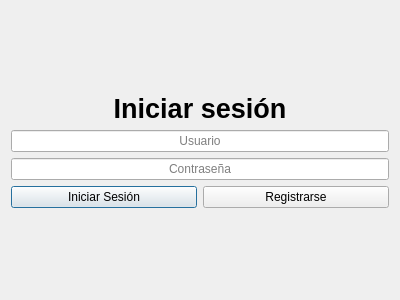
<?xml version="1.0" encoding="UTF-8"?>
<ui version="4.0">
 <class>LoginWindow</class>
 <widget class="QWidget" name="LoginWindow">
  <property name="geometry">
   <rect>
    <x>0</x>
    <y>0</y>
    <width>400</width>
    <height>300</height>
   </rect>
  </property>
  <property name="windowTitle">
   <string>Form</string>
  </property>
  <layout class="QVBoxLayout" name="verticalLayout_2">
   <item>
    <layout class="QVBoxLayout" name="verticalLayout">
     <item>
      <spacer name="verticalSpacer">
       <property name="orientation">
        <enum>Qt::Orientation::Vertical</enum>
       </property>
       <property name="sizeHint" stdset="0">
        <size>
         <width>20</width>
         <height>40</height>
        </size>
       </property>
      </spacer>
     </item>
     <item>
      <widget class="QLabel" name="label">
       <property name="sizePolicy">
        <sizepolicy hsizetype="Preferred" vsizetype="Fixed">
         <horstretch>0</horstretch>
         <verstretch>0</verstretch>
        </sizepolicy>
       </property>
       <property name="font">
        <font>
         <pointsize>20</pointsize>
         <bold>true</bold>
        </font>
       </property>
       <property name="text">
        <string>Iniciar sesión</string>
       </property>
       <property name="alignment">
        <set>Qt::AlignmentFlag::AlignCenter</set>
       </property>
      </widget>
     </item>
     <item>
      <widget class="QLineEdit" name="userEdit">
       <property name="inputMask">
        <string/>
       </property>
       <property name="text">
        <string/>
       </property>
       <property name="alignment">
        <set>Qt::AlignmentFlag::AlignCenter</set>
       </property>
       <property name="placeholderText">
        <string>Usuario</string>
       </property>
      </widget>
     </item>
     <item>
      <widget class="QLineEdit" name="passwordEdit">
       <property name="inputMask">
        <string/>
       </property>
       <property name="text">
        <string/>
       </property>
       <property name="alignment">
        <set>Qt::AlignmentFlag::AlignCenter</set>
       </property>
       <property name="placeholderText">
        <string>Contraseña</string>
       </property>
      </widget>
     </item>
     <item>
      <layout class="QHBoxLayout" name="horizontalLayout">
       <item>
        <widget class="QPushButton" name="loginButton">
         <property name="text">
          <string>Iniciar Sesión</string>
         </property>
         <property name="default">
          <bool>true</bool>
         </property>
        </widget>
       </item>
       <item>
        <widget class="QPushButton" name="signupButton">
         <property name="text">
          <string>Registrarse</string>
         </property>
        </widget>
       </item>
      </layout>
     </item>
     <item>
      <spacer name="verticalSpacer_2">
       <property name="orientation">
        <enum>Qt::Orientation::Vertical</enum>
       </property>
       <property name="sizeHint" stdset="0">
        <size>
         <width>20</width>
         <height>40</height>
        </size>
       </property>
      </spacer>
     </item>
    </layout>
   </item>
  </layout>
 </widget>
 <resources/>
 <connections/>
</ui>
